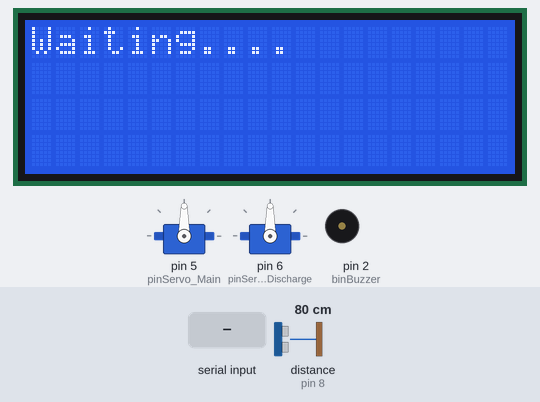
A sketch run on a simulated Arduino Uno, built with avr-gcc and run on an emulated ATmega328P. On the bench: 20×4 character LCD, 2 × servo, buzzer (waves = sounding). Wiring (inferred from the names in the program): ultrasonic range finder: trigger pin 7; echo pin 8. The test bench sets the inputs (shaded band); at power-on: distance to the obstacle (sensor on pin 8) 80 cm. The echo pulse lasts 58.3 µs per cm; what the sketch prints to the serial monitor is not drawn.

Above: at 3.2 s.
3.3 s: distance to the obstacle (sensor on pin 8) set to 13 cm
5.3 s: distance to the obstacle (sensor on pin 8) set to 10 cm
At 6.23 s:
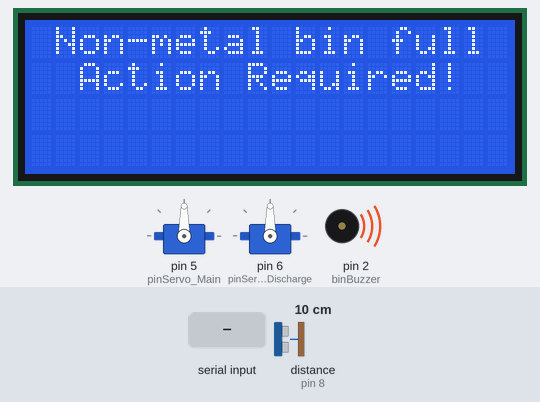
8.1 s: "1\n" received over Serial
At 9.2 s:
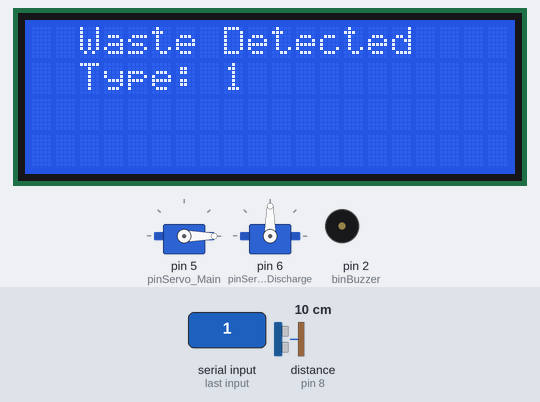
At 16.5 s:
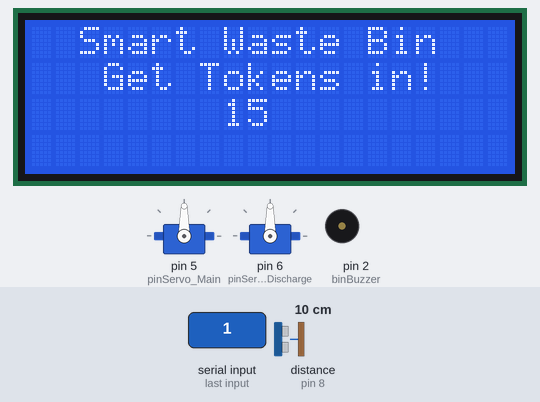
Timing chart, 0 to 18.0 s (numbered marks = the images above; inputs shaded):
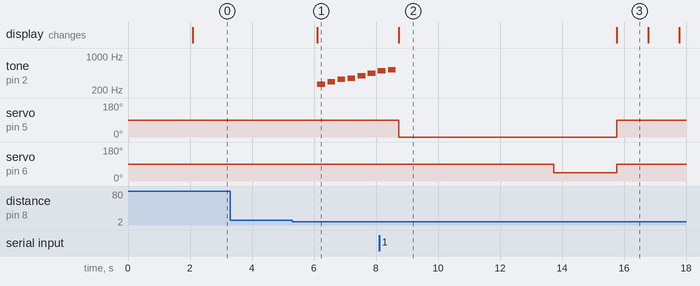

Measured:
- the behaviour switches between 12 and 11 cm on distance to the obstacle (sensor on pin 8) (found by bisection; images 0 and 1)
- after the input at 3.3 s, every drawn part: stays the same
- after the input at 5.3 s, tone on pin 2 (binBuzzer): plays 262 Hz for 0.25 s, 294 Hz for 0.25 s, 330 Hz for 0.25 s, 349 Hz for 0.25 s, 392 Hz for 0.25 s, 440 Hz for 0.25 s … (7 notes in this stretch), starting after 0.81 s; the display: changes after 0.81 s (image 1)
- after the input at 8.1 s, tone on pin 2 (binBuzzer): goes on until 8.6 s, then stays silent; servo on pin 5 (pinServo_Main): 90° → 0° after 0.64 s, → 90° 7.0 s later; servo on pin 6 (pinServo_Discharge): 90° → 45° after 5.6 s, → 90° 2.0 s later; the display: changes after 0.64 s (image 2)
- what the display in image 2 shows lasts 7.1 s, from 8.7 s to 15.8 s
- what the display in image 3 shows lasts 1.0 s, from 15.8 s to 16.8 s

The sketch:

maincode.ino
```cpp
#include <Arduino.h>
#include <HardwareSerial.h>

#include "displayLCD.h"
#include "binMonitoring.h"
#include "myservo.h"

#define plasticBottle "bottle"
#define waterBottle "waterbottle"
#define metalCan "can"


const long interval = 1000;
unsigned long prevMills = 0;


void setup() {
  Serial.begin(9600);
  Serial.setTimeout(2000);

  initLCD();
  initSensor();
  initServo();
  delay(2000);
}

void loop() {
  unsigned long currentMills = millis();

  if(currentMills - prevMills >= interval) {

    if (Serial.available() > 0) {
      String command = Serial.readStringUntil('\n');
      command.trim();
      if (command.equals(plasticBottle) || command.equals(waterBottle))
      {
        Serial.println("Bottle detected");
        displayWaste(command.c_str());
        bottleServo();
        tokenDisplay();
        waitingDisplay();
      } else if (command.equals(metalCan)) {
        String type = "metal";
        type += command.c_str();
        displayWaste(type.c_str());
        Serial.println("Can detected");
        canServo();
        tokenDisplay();
        waitingDisplay();

      } else {
        Serial.println("Invalid command: " + command);
        displayWaste(command.c_str());
        bottleServo();
        tokenDisplay();
        waitingDisplay();

      }
    }

    if(canBinDistance() <= 10) {
      Serial.println("Pass here!");
      Serial.print("Distance ");
      Serial.println(canBinDistance());
      alarmDisplay("Non-metal");
      buzzerStart();
    } else {
      waitingDisplay();
      buzzerStop();
    }

    /*if(bottleBinDistance() < 30) {
      alarmDisplay("Metal");
      buzzerStart();
    } else {
      buzzerStop();
    }

    (doorIRs() == 0) ? doorServo_Open() : doorServo_Close();*/
    prevMills = currentMills;
  }
}
```

binMonitoring.cpp
```cpp
#include "binMonitoring.h"

const int trigCan = 7;
const int echCan = 8;
const int trigBottle = 9;
const int echBottle = 10;
const int doorIR = 12;
const int binBuzzer = 2;
long distanceCan, durationCan;
long distanceBottle, durationBottle;

enum class tones {
  NOTE_C4 = 262,
  NOTE_D4 = 294,
  NOTE_E4 = 330,
  NOTE_F4 = 349,
  NOTE_G4 = 392,
  NOTE_A4 = 440,
  NOTE_B4 = 494,
  NOTE_C5 = 523
};

tones melody[8] = {tones::NOTE_C4, tones::NOTE_D4, tones::NOTE_E4, tones::NOTE_F4,
                    tones::NOTE_G4, tones::NOTE_A4, tones::NOTE_B4, tones::NOTE_C5};
int noteDurations[8] = {4, 4, 4, 4, 4, 4, 4, 4};

void initSensor() {
  pinMode(trigCan, OUTPUT);
  pinMode(echCan, INPUT);
  //pinMode(trigBottle, OUTPUT);
  //pinMode(echBottle, INPUT);
  //pinMode(doorIR, INPUT);
  pinMode(binBuzzer, OUTPUT);
}


 long canBinDistance() {
  digitalWrite(trigCan, LOW);
  delayMicroseconds(2);
  digitalWrite(trigCan, HIGH);
  delayMicroseconds(10);
  digitalWrite(trigCan, LOW);

  durationCan = pulseIn(echCan, HIGH);
  distanceCan = durationCan / 58.2;
  return distanceCan;
}
/*
long bottleBinDistance() {
  digitalWrite(trigBottle, LOW);
  delayMicroseconds(2);
  digitalWrite(trigBottle, HIGH);
  delayMicroseconds(10);
  digitalWrite(trigBottle, LOW);

  durationBottle = pulseIn(echBottle, HIGH);
  distanceBottle = durationBottle / 58.2;
  return distanceBottle;
}

int doorIRs() {
  return digitalRead(canIR);
}*/

void buzzerStart() {
  for (int i = 0; i < 8; i++) {
    int noteDuration = 1000 / noteDurations[i];
    tone(binBuzzer, static_cast<int>(melody[i]), noteDuration);
    int pauseBetweenNotes = noteDuration * 1.30;
    delay(pauseBetweenNotes);
    noTone(binBuzzer);
  }
}

void buzzerStop() {
  noTone(binBuzzer);
}
```

binMonitoring.h
```cpp
#ifndef __BINMONITORING__H
#define __BINMONITORING__H

#include <Arduino.h>


void initSensor();
long canBinDistance();
long bottleBinDistance();
int doorIRs();
void buzzerStart();
void buzzerStop();

#endif
```

myservo.cpp
```cpp
#include "myservo.h"
#include <stddef.h>

#include <Servo.h>
#include <Arduino.h>

Servo servoMain;
Servo servoDischarge;
//Servo servoDoor;
//Servo smToken;
//Servo mdToken;
//Servo lgToken;

#define pinServo_Main 5
#define pinServo_Discharge 6
#define pinServo_Door 4;
//#define pinServo_sm 3
//#define pinServo_md A2
//#define pinServo_lg A3

void initServo() {
  servoMain.attach(pinServo_Main);
  servoMain.write(90); //default position

  servoDischarge.attach(pinServo_Discharge);
  servoDischarge.write(90); //default position

  //servoDoor.attach(pinServo_Door);
  //servoDoor.write(90);

  //smToken.attach(pinServo_sm);
  //smToken.write(90);

  //mdToken.attach(pinServo_md);
  //mdToken.write(90);

  //lgToken.attach(pinServo_lg);
  //lgToken.write(90);

}

void bottleServo() {
  servoMain.write(0);
  delay(5000);
  servoDischarge.write(45);
  delay(2000);
  servoMain.write(90);
  servoDischarge.write(90);
}

void canServo() {
  servoMain.write(180);
  delay(5000);
  servoDischarge.write(45);
  delay(2000);
  servoMain.write(90);
  servoDischarge.write(90);
}

// void doorServo_Open() {
//   servoDoor.write(180);
// }

// void doorServo_Close() {
//   servoDoor.write(90);
// }

// void smTokenServo() {
//   smToken.write(360);
// }

// void mdTokenServo() {
//   mdToken.write(360);
// }

// void lgTokenServo() {
//   lgToken.write(360);
// }
```

myservo.h
```cpp
#ifndef __MYSERVO__H
#define __MYSERVO__H

void initServo();
void bottleServo();
void canServo();
void defaultServo();
void doorServo_Open();
void doorServo_Close();
//void smTokenServo();
//void mdTokenServo();
//void lgTokenServo();


#endif
```

displayLCD.cpp
```cpp
#include "displayLCD.h"

#include <Arduino.h>

#include <LiquidCrystal_I2C.h>
LiquidCrystal_I2C lcd(0x27, 20, 4);

void initLCD(){
  lcd.init();
  lcd.backlight();
  lcd.setCursor(0, 0);
  lcd.print("Waiting...");
}

void displayWaste(const char * message) {
  lcd.clear();
  lcd.setCursor(2, 0);
  lcd.print("Waste Detected");
  lcd.setCursor(2,1);
  lcd.print("Type: ");
  lcd.print(message);
}

void alarmDisplay(const char * message) {
  lcd.clear();
  lcd.setCursor(1, 0);
  lcd.print(message);
  lcd.print(" bin full");
  lcd.setCursor(2, 1);
  lcd.print("Action Required!");
}

void waitingDisplay() {
  lcd.clear();
  lcd.setCursor(0,0);
  lcd.print("Waiting....");
}

void tokenDisplay() {
  lcd.clear();
  lcd.setCursor(2,0);
  lcd.print("Smart Waste Bin");
  lcd.setCursor(3,1);
  lcd.print("Get Tokens in!");
  for(int i = 15; i >= 0; i--) {
    lcd.setCursor(8,2);
    lcd.print("  ");
    lcd.setCursor(8,2);
    lcd.print(i);
    delay(1000);
  }
}
```

displayLCD.h
```cpp
#ifndef __DISPLAY__H
#define __DISPLAY__H

void initLCD();
void displayWaste(const char * message);
void alarmDisplay(const char * message);
void waitingDisplay();
void tokenDisplay();

#endif
```
